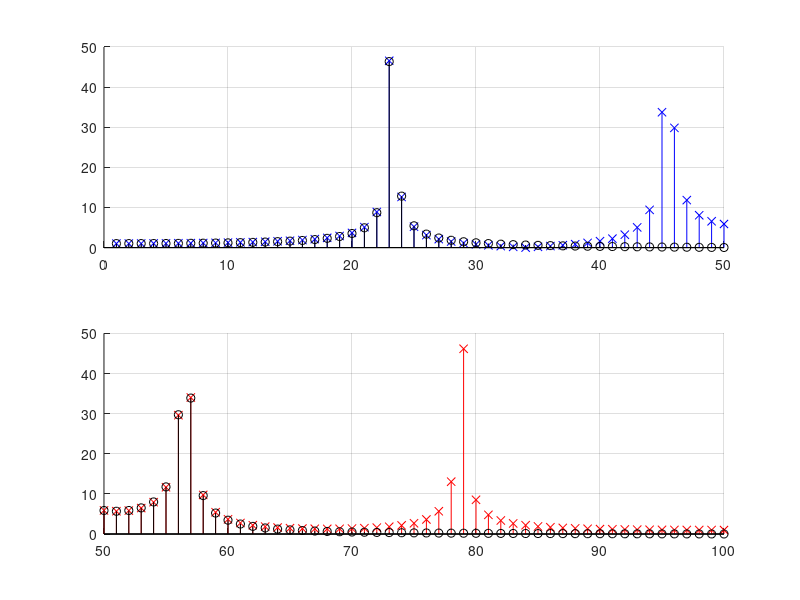

The MATLAB source for this figure:
close all, clear, clc
N = 100
n = 0:N-1
fs = 45
f1 = 10
f2 = 20
ts = 1/fs * n
x1 = cos(2*pi*f1*ts)
x2 = sin(2*pi*f2*ts)

x3 = x1 + j*x2;


X3 = fft(x3);
X1 = fft(x1);
X2 = fft(x2);
subplot(2,1,1)
hold on, grid on
stem(abs(X3),'bx')
stem(abs(X1),'k')
xlim([0, length(x2)/2])
subplot(2,1,2)
hold on, grid on;
stem(abs(X3),'rx')
stem(abs(X2),'k')
xlim([length(x2)/2,length(x2)])